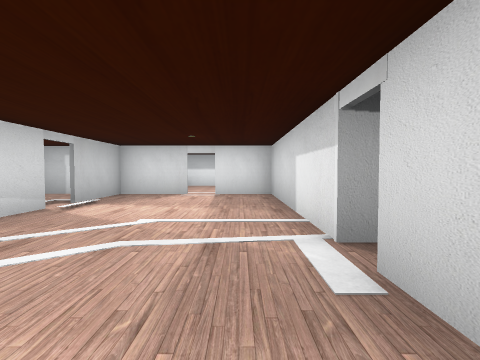
View 1 (above)

12 first-person views from a walk through a 3-D level made in the Unity game engine. The camera is 1.3 m above the floor, tilts 2° down and sees 85° across. Doors are open. The floor is counted in squares, 2 m on a side. Each view is taken from the middle of a square. On the plan, view 1 faces up. The plan holds only what a view shows up to about 9 squares ahead; the rest is blank. The place goes on beyond the plan. The player character is not drawn. Some surface patterns are stand-ins.

View 2
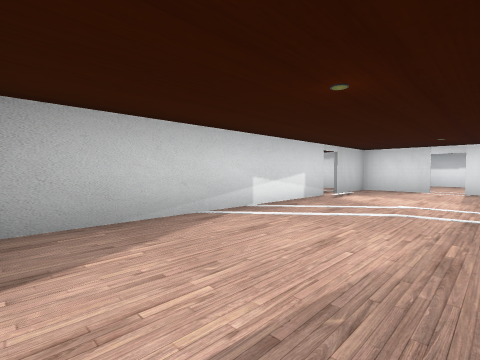

View 3
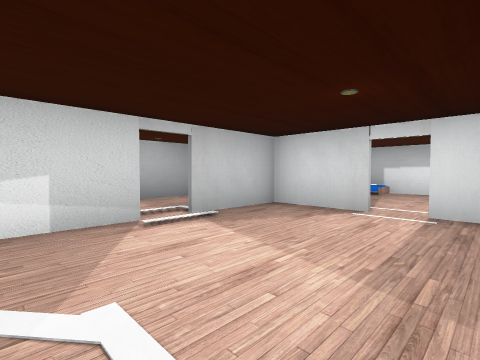

View 4
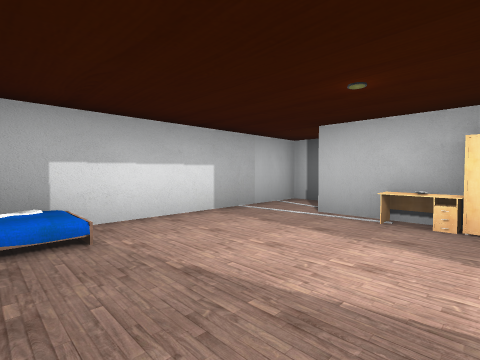

View 5
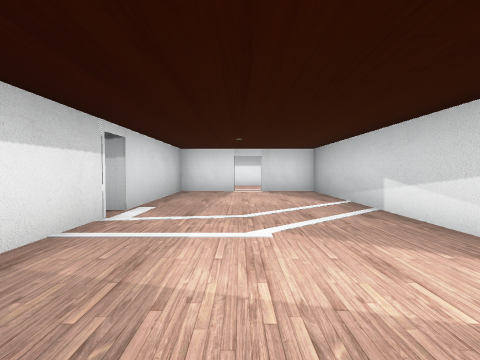

View 6
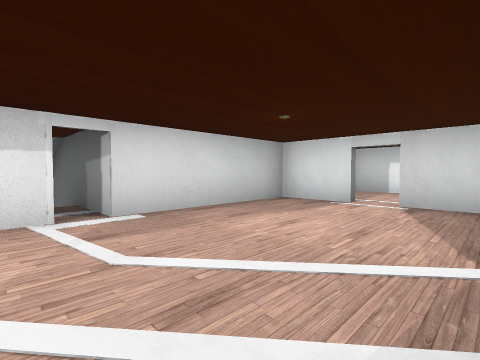

View 7
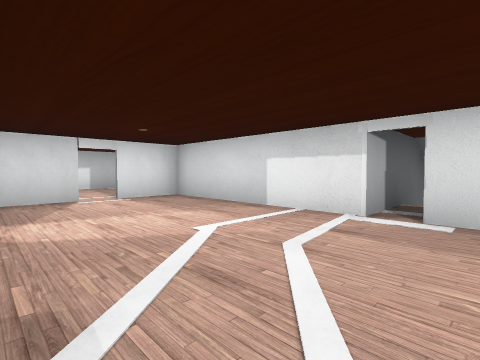

View 8
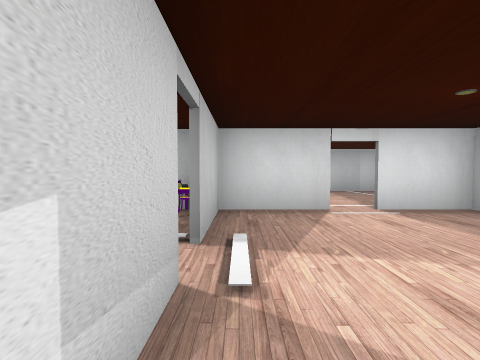

View 9
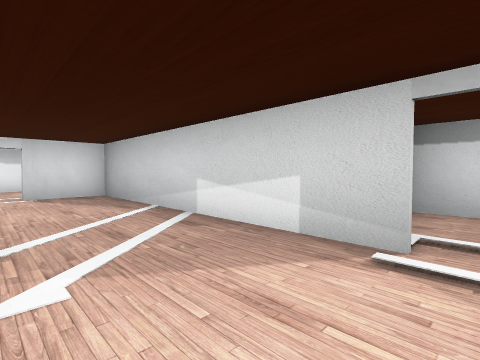

View 10
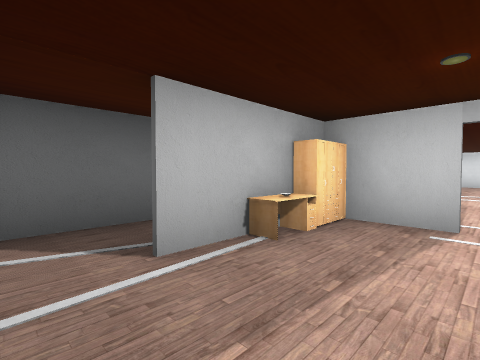

View 11
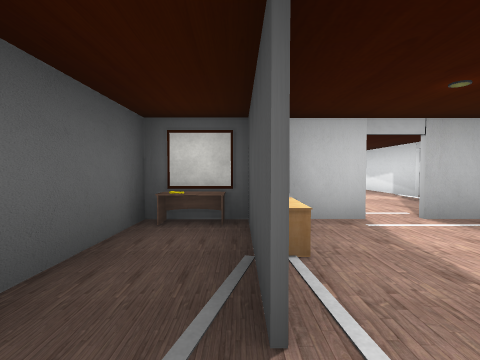

View 12
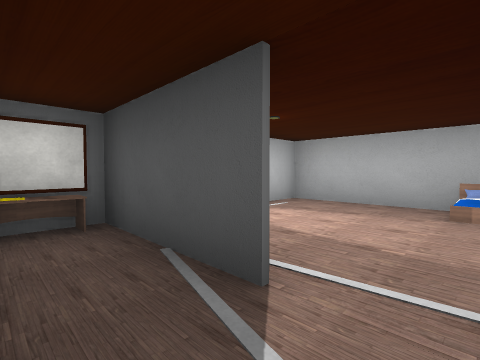

### Floor plan
Key: @ floor where view 1 was taken; # wall or solid block; . floor; / step, stairs or slope; D open door; B bed; T table; C cabinet; O other object.
Columns run from 6 left of view 1 to 4 right of it. Each row starts with its distance up from view 1.
 12    #######
 11    B.....#
 10   #....#.#
  9   #....T.#
  8 ###...COO
  7 #O ##D###
  6 #.O#...#
  5 #..D...#
  4 ###....#
  3   #....####
  2   #......//
  1   #....####
  0    #..@#
 -1    #...#
 -2    #.D.#
 -3    ##.##
 -4     ...
 -5     ...
 -6     ###

Where each view was taken, in squares from view 1:
view 1: 0 up, 0 right, facing up
view 2: 2 down, 0 right, facing up-left
view 3: 3 up, 0 right, facing up-left
view 4: 8 up, 3 left, facing up-right
view 5: 6 up, 1 left, facing down
view 6: 3 up, 3 left, facing down-right
view 7: 1 up, 3 left, facing up-right
view 8: 3 up, 3 left, facing up
view 9: 5 up, 1 left, facing down-left
view 10: 11 up, 1 left, facing down-right
view 11: 11 up, 1 right, facing down
view 12: 11 up, 2 right, facing down-left
